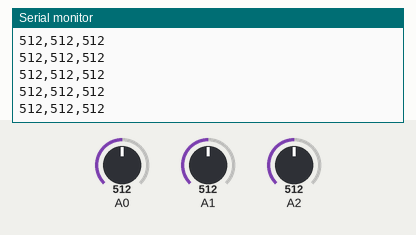
The sketch below on a simulated Arduino Uno, built with avr-gcc and run on an emulated ATmega328P. Shown: the last lines printed to the serial monitor. Inputs (shaded band) come from the test bench; at power-on: A0 = 512, A1 = 512, A2 = 512.

Above: at 1.2 s.
1.3 s: A0 set to 11
At 1.8 s:
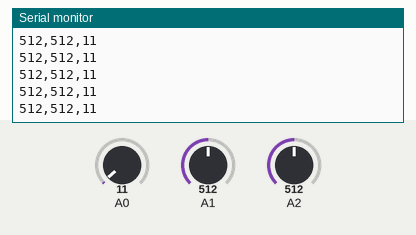
4.3 s: A0 set to 8
At 5.3 s:
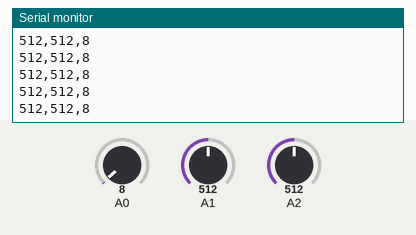
Timing chart, 0 to 7.3 s (numbered marks = the images above; inputs shaded):
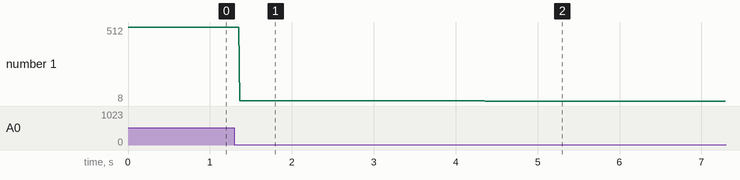

Measured:
- after the input at 1.3 s, the serial monitor: prints a new line after 0.07 s (image 1)
- after the input at 4.3 s, the serial monitor: prints a new line after 0.06 s (image 2)
- plotted number 1: 512 → 11 after the input at 1.3 s, 11 → 8 after the input at 4.3 s

The sketch:

AccelerometerADXL335.ino
```cpp
/*
ADXL335 Accelerometer

 This example reads an ADXL335 accelerometer
 and prints the analogRead value from each axis.

 Circuit:
 * ADXL335 attached to pins A0 - A5 as follows:
 ** X axis: A2
 ** Y Axis: A1
 ** z Axis:  A0

 created 18 Aug 2013
 modified 3 Aug 2019
 by Tom Igoe
 */

void setup() {
  Serial.begin(9600);
}

void loop() {
  int xAxis = analogRead(A2);  // Xout pin of accelerometer
  Serial.print(xAxis);

  int yAxis = analogRead(A1);  // Yout pin of accelerometer
  Serial.print(",");
  Serial.print(yAxis);

  int zAxis = analogRead(A0);  // Zout pin of accelerometer
  Serial.print(",");
  Serial.println(zAxis);
}
```
